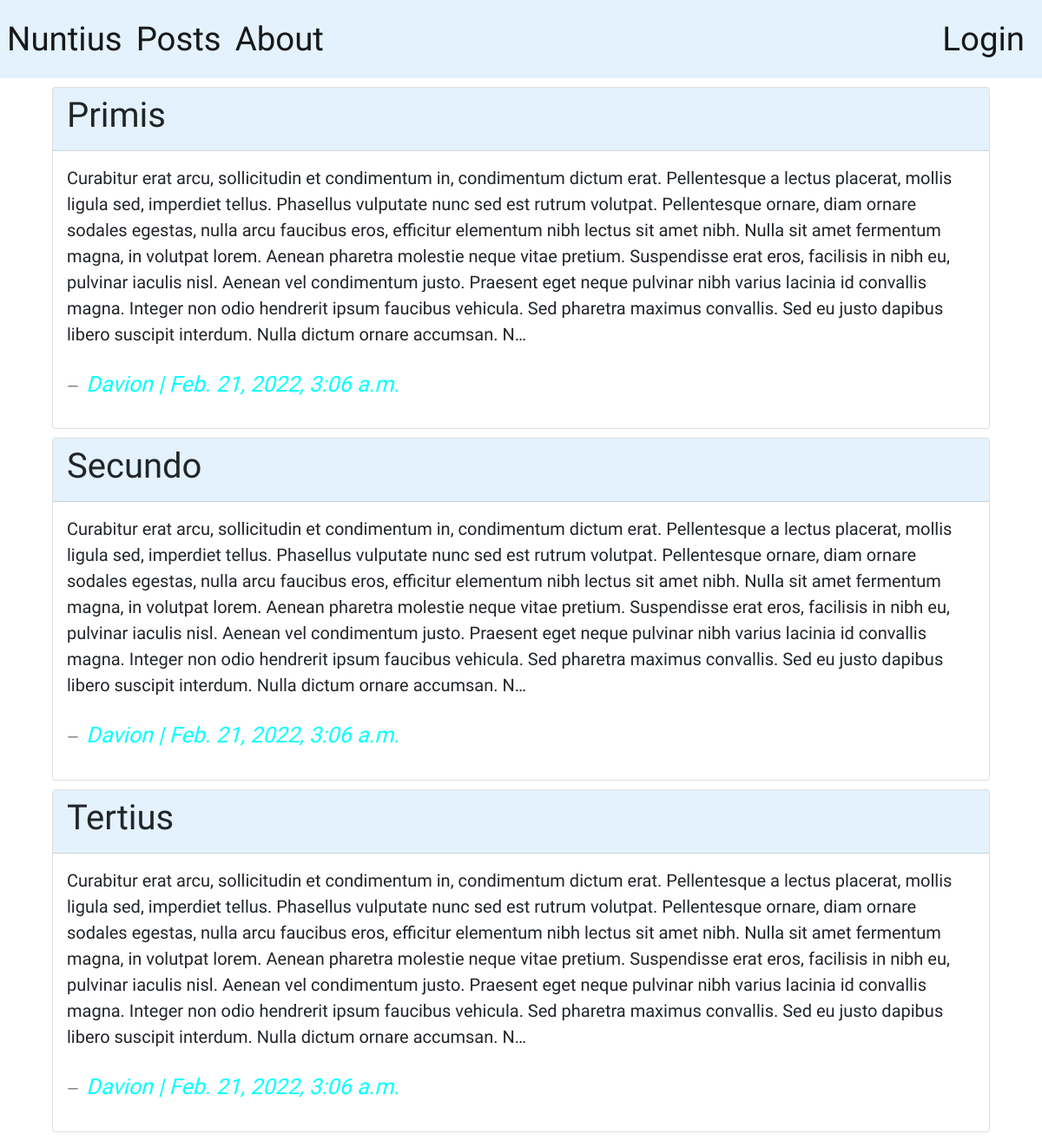
Screenshot of /blog/ with the database file from the repository.
### posts/models.py (models this page shows, shortened)
class Post(models.Model):
  title = models.CharField(max_length=256)
  author = models.ForeignKey(
    'auth.User',
    on_delete=models.CASCADE
  )
  body= models.TextField()
  created_at =models.DateTimeField(auto_now_add=True)

### posts/views.py (the view)
# urls.py: path('', PostListView.as_view(), name='post_list'),
class PostListView(ListView):
  template_name = "post_list.html"
  model = Post

### templates/post_list.html (shortened to what this page needs)
{% extends 'base.html' %}
{% block content %}
{% for post in post_list %}
<div class="card">
  <div class="card-header">
    <h1>
      {{ post.title }}
    </h1>
  </div>
  <div class="card-body">
    <blockquote class="blockquote mb-0">
      <p>{{ post.body | truncatechars:750 }}</p>
      <footer class="blockquote-footer">
        <a href="{% url 'post_detail' post.id %}">
        <cite title="Source Title">{{ post.author | capfirst}} | {{ post.created_at }}</cite></footer>
    </blockquote>
  </div>
</div>
{% endfor %}
{% endblock content %}

### static/css/base.css (style rules this page uses)
body { font-family: "Akaya Telivigala", cursive; }
h1 { font-weight: 300; }
a { text-decoration: none; color: aqua; }
blockquote footer { padding-top: 1.5rem; }
footer cite, a { font-size: larger; }
.card { width: 90%; margin: auto; margin-bottom: 10px; }
.card-header { background-color: #e3f2fd; }

### rows the page displays
Post: title "Primis", body "Curabitur erat arcu, sollicitudin et condimentum in, condimentum dictum erat. Pellentesque a lectus placerat, mollis ligula sed, imperdiet tellus. Phasellus vulputate nunc sed est rutrum volutpat. Pellentesque ornare, diam ornare sodales egestas, nulla arcu faucibus eros, efficitur elementum nibh lectus sit amet nibh. Nulla sit amet fermentum magna, in volutpat lorem. Aenean pharetra molestie neque vitae pretium. Suspendisse erat eros, facilisis in nibh eu, pulvinar iaculis nisl. Aenean vel condimentum justo. Praesent eget neque pulvinar nibh varius lacinia id convallis magna. Integer non odio hendrerit ipsum faucibus vehicula. Sed pharetra maximus convallis. Sed eu justo dapibus libero…", author "Davion", created_at "Feb. 21, 2022, 3:06 a.m."
Post: title "Secundo", body "Curabitur erat arcu, sollicitudin et condimentum in, condimentum dictum erat. Pellentesque a lectus placerat, mollis ligula sed, imperdiet tellus. Phasellus vulputate nunc sed est rutrum volutpat. Pellentesque ornare, diam ornare sodales egestas, nulla arcu faucibus eros, efficitur elementum nibh lectus sit amet nibh. Nulla sit amet fermentum magna, in volutpat lorem. Aenean pharetra molestie neque vitae pretium. Suspendisse erat eros, facilisis in nibh eu, pulvinar iaculis nisl. Aenean vel condimentum justo. Praesent eget neque pulvinar nibh varius lacinia id convallis magna. Integer non odio hendrerit ipsum faucibus vehicula. Sed pharetra maximus convallis. Sed eu justo dapibus libero…", author "Davion", created_at "Feb. 21, 2022, 3:06 a.m."
Post: title "Tertius", body "Curabitur erat arcu, sollicitudin et condimentum in, condimentum dictum erat. Pellentesque a lectus placerat, mollis ligula sed, imperdiet tellus. Phasellus vulputate nunc sed est rutrum volutpat. Pellentesque ornare, diam ornare sodales egestas, nulla arcu faucibus eros, efficitur elementum nibh lectus sit amet nibh. Nulla sit amet fermentum magna, in volutpat lorem. Aenean pharetra molestie neque vitae pretium. Suspendisse erat eros, facilisis in nibh eu, pulvinar iaculis nisl. Aenean vel condimentum justo. Praesent eget neque pulvinar nibh varius lacinia id convallis magna. Integer non odio hendrerit ipsum faucibus vehicula. Sed pharetra maximus convallis. Sed eu justo dapibus libero…", author "Davion", created_at "Feb. 21, 2022, 3:06 a.m."
